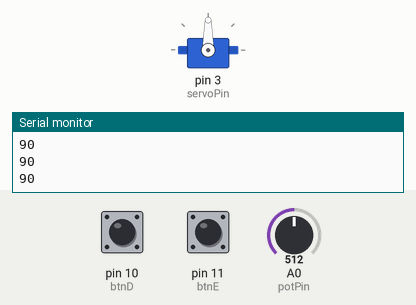
This sketch was run on a simulated Arduino Uno, built with avr-gcc and run on an emulated ATmega328P. On the bench: servo, the last lines printed to the serial monitor. Inputs (shaded band) come from the test bench; at power-on: pin 10 (btnD) HIGH, pin 11 (btnE) HIGH, A0 (potPin) = 512.

Above: at 1.2 s.
1.3 s: pin 10 (btnD) pulled LOW for 0.25 s
At 2.8 s:
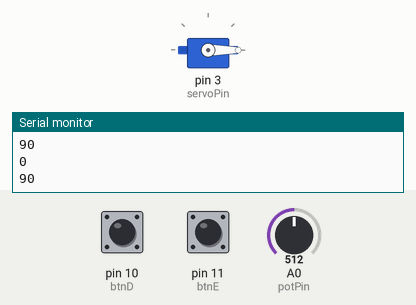
3.1 s: pin 11 (btnE) pulled LOW for 1 s
At 4.7 s:
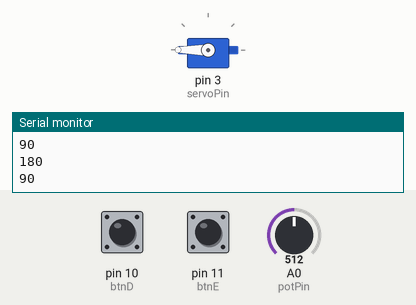
5.6 s: pin 10 (btnD) pulled LOW for 1 s
At 6.8 s:
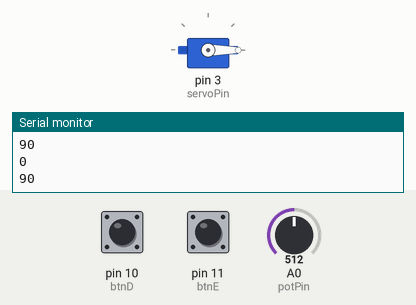
8.1 s: pin 11 (btnE) pulled LOW for 0.25 s
At 8.8 s:
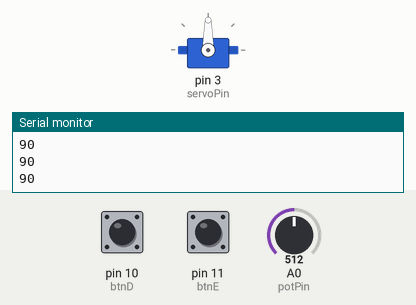
Timing chart, 0 to 10.9 s (numbered marks = the images above; inputs shaded):
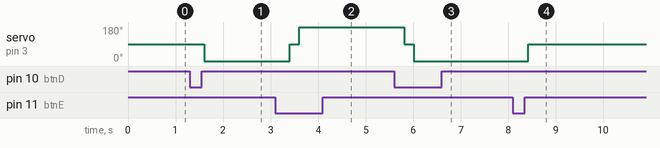

Measured:
- after the input at 1.3 s, servo on pin 3 (servoPin): 90° → 0° after 0.30 s
- after the input at 3.1 s, servo on pin 3 (servoPin): 0° → 90° after 0.31 s, → 180° 0.20 s later
- after the input at 5.6 s, servo on pin 3 (servoPin): 180° → 90° after 0.21 s, → 0° 0.20 s later
- after the input at 8.1 s, servo on pin 3 (servoPin): 0° → 90° after 0.32 s

The sketch:

atividade_4.ino
```cpp
#include <Servo.h>
#define servoPin 3
#define btnE 11
#define btnD 10
#define potPin 0

Servo braco;

int valor = 90;

void setup()
{
  Serial.begin(9600);
  braco.attach(servoPin);
  pinMode(btnE, INPUT_PULLUP);
  pinMode(btnD, INPUT_PULLUP);
  braco.write(valor);
  Serial.println("iniciando...");

}

void loop()
{
  int valPot = analogRead(potPin);
  valPot = map(valPot, 0, 1023, 0, 180);

  int estadoE = digitalRead(btnE);
  int estadoD = digitalRead(btnD);
  delay(200);

  if(estadoE == 0){
    valor = valor + valPot;
    if(valor>180){
      valor = 180;
    }
    braco.write(valor);
  }

  if(estadoD == 0){
    valor = valor - valPot;
    if(valor<0){
      valor = 0;
    }
    braco.write(valor);
  }

  Serial.println(valor);
  Serial.println(valPot);
}
```
